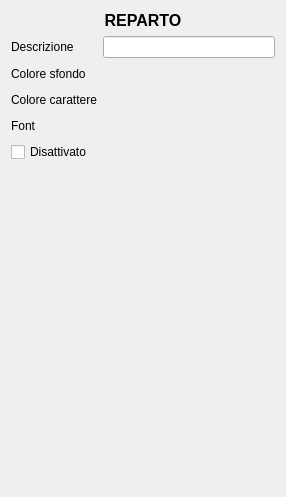
<?xml version="1.0" encoding="UTF-8"?>
<ui version="4.0">
 <class>dettagliReparto</class>
 <widget class="QWidget" name="dettagliReparto">
  <property name="geometry">
   <rect>
    <x>0</x>
    <y>0</y>
    <width>286</width>
    <height>497</height>
   </rect>
  </property>
  <property name="sizePolicy">
   <sizepolicy hsizetype="Minimum" vsizetype="Preferred">
    <horstretch>0</horstretch>
    <verstretch>0</verstretch>
   </sizepolicy>
  </property>
  <property name="minimumSize">
   <size>
    <width>286</width>
    <height>497</height>
   </size>
  </property>
  <property name="windowTitle">
   <string>Form</string>
  </property>
  <layout class="QGridLayout" name="gridLayout_2">
   <item row="0" column="0">
    <widget class="QLabel" name="label_2">
     <property name="font">
      <font>
       <pointsize>12</pointsize>
       <weight>75</weight>
       <bold>true</bold>
      </font>
     </property>
     <property name="text">
      <string>REPARTO</string>
     </property>
     <property name="alignment">
      <set>Qt::AlignCenter</set>
     </property>
    </widget>
   </item>
   <item row="1" column="0">
    <layout class="QGridLayout" name="gridLayout">
     <item row="3" column="2">
      <spacer name="horizontalSpacer_3">
       <property name="orientation">
        <enum>Qt::Horizontal</enum>
       </property>
       <property name="sizeHint" stdset="0">
        <size>
         <width>40</width>
         <height>20</height>
        </size>
       </property>
      </spacer>
     </item>
     <item row="1" column="2">
      <spacer name="horizontalSpacer">
       <property name="orientation">
        <enum>Qt::Horizontal</enum>
       </property>
       <property name="sizeHint" stdset="0">
        <size>
         <width>40</width>
         <height>20</height>
        </size>
       </property>
      </spacer>
     </item>
     <item row="2" column="2">
      <spacer name="horizontalSpacer_2">
       <property name="orientation">
        <enum>Qt::Horizontal</enum>
       </property>
       <property name="sizeHint" stdset="0">
        <size>
         <width>40</width>
         <height>20</height>
        </size>
       </property>
      </spacer>
     </item>
     <item row="0" column="0">
      <widget class="QLabel" name="label">
       <property name="text">
        <string>Descrizione</string>
       </property>
      </widget>
     </item>
     <item row="1" column="1">
      <widget class="QPictureButton" name="sfondoBtn" native="true">
       <property name="maximumSize">
        <size>
         <width>50</width>
         <height>50</height>
        </size>
       </property>
       <property name="toolTip">
        <string/>
       </property>
       <property name="whatsThis">
        <string/>
       </property>
       <property name="text" stdset="0">
        <string/>
       </property>
      </widget>
     </item>
     <item row="0" column="1" colspan="2">
      <widget class="QLineEdit" name="testoReparto"/>
     </item>
     <item row="2" column="0">
      <widget class="QLabel" name="label_5">
       <property name="text">
        <string>Colore carattere</string>
       </property>
       <property name="wordWrap">
        <bool>true</bool>
       </property>
      </widget>
     </item>
     <item row="2" column="1">
      <widget class="QPictureButton" name="carattereBtn" native="true">
       <property name="maximumSize">
        <size>
         <width>50</width>
         <height>50</height>
        </size>
       </property>
       <property name="toolTip">
        <string/>
       </property>
       <property name="whatsThis">
        <string/>
       </property>
       <property name="text" stdset="0">
        <string/>
       </property>
      </widget>
     </item>
     <item row="3" column="0">
      <widget class="QLabel" name="label_4">
       <property name="text">
        <string>Font</string>
       </property>
      </widget>
     </item>
     <item row="3" column="1">
      <widget class="QPictureButton" name="fontBtn" native="true">
       <property name="maximumSize">
        <size>
         <width>50</width>
         <height>50</height>
        </size>
       </property>
       <property name="toolTip">
        <string/>
       </property>
       <property name="whatsThis">
        <string/>
       </property>
       <property name="text" stdset="0">
        <string>abc</string>
       </property>
      </widget>
     </item>
     <item row="1" column="0">
      <widget class="QLabel" name="label_3">
       <property name="text">
        <string>Colore sfondo</string>
       </property>
       <property name="wordWrap">
        <bool>true</bool>
       </property>
      </widget>
     </item>
     <item row="4" column="0">
      <widget class="QCheckBox" name="disattivaFlag">
       <property name="text">
        <string>Disattivato</string>
       </property>
      </widget>
     </item>
     <item row="4" column="1">
      <spacer name="horizontalSpacer_4">
       <property name="orientation">
        <enum>Qt::Horizontal</enum>
       </property>
       <property name="sizeHint" stdset="0">
        <size>
         <width>40</width>
         <height>20</height>
        </size>
       </property>
      </spacer>
     </item>
     <item row="4" column="2">
      <spacer name="horizontalSpacer_5">
       <property name="orientation">
        <enum>Qt::Horizontal</enum>
       </property>
       <property name="sizeHint" stdset="0">
        <size>
         <width>40</width>
         <height>20</height>
        </size>
       </property>
      </spacer>
     </item>
    </layout>
   </item>
   <item row="2" column="0">
    <spacer name="verticalSpacer">
     <property name="orientation">
      <enum>Qt::Vertical</enum>
     </property>
     <property name="sizeHint" stdset="0">
      <size>
       <width>20</width>
       <height>128</height>
      </size>
     </property>
    </spacer>
   </item>
  </layout>
 </widget>
 <customwidgets>
  <customwidget>
   <class>QPictureButton</class>
   <extends>QWidget</extends>
   <header>QPictureButton.h</header>
  </customwidget>
 </customwidgets>
 <resources/>
 <connections/>
 <slots>
  <slot>testoChanged(QString)</slot>
  <slot>returnOK()</slot>
 </slots>
</ui>
